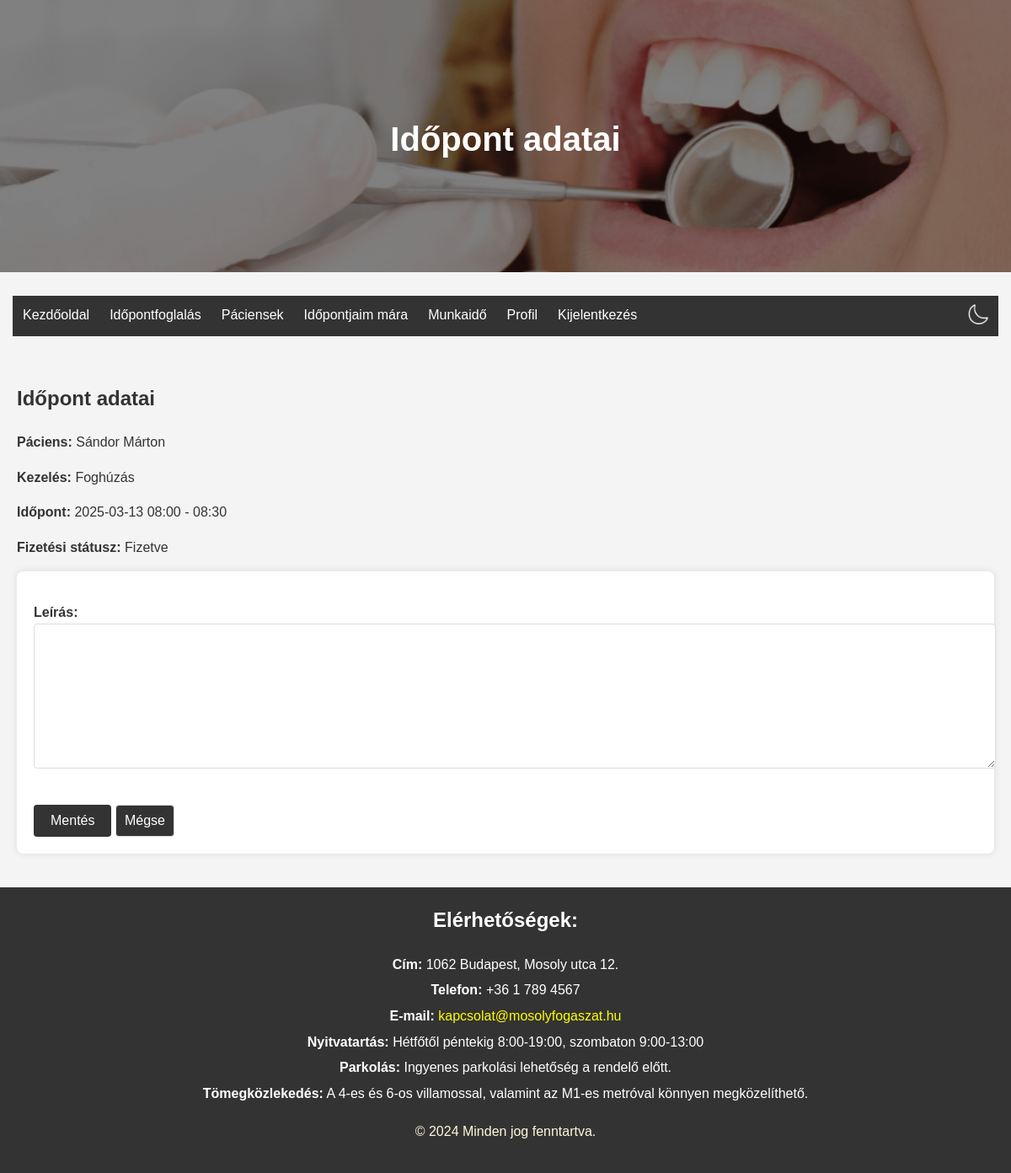
The app's page /edit_appointment/37eba8d855e54183a2a3b59da72c6a6e/ (signed in), older data.
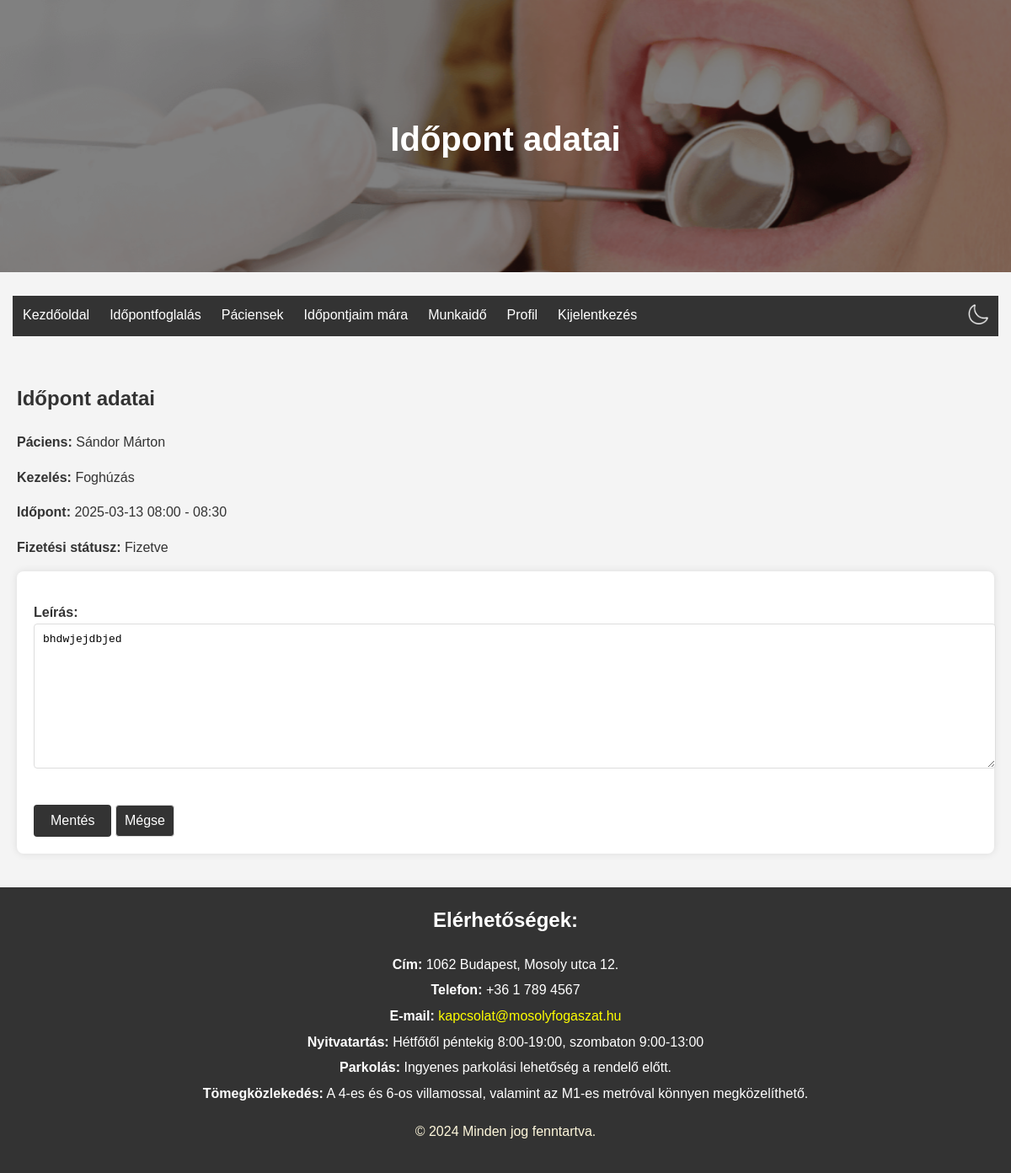
The same page, newer data.
### rendeloweboldal/models.py (models this page shows, shortened)
class Appointment(models.Model):
    id = models.UUIDField(primary_key=True, default=uuid4, editable=False)  # FHIR resource identifier
    patient = models.CharField(max_length=64, null=True, blank=True)  # Az időpontot foglaló páciens azonosítója
    practitioner = models.ForeignKey(Doctor, on_delete=models.CASCADE)  # Link to Practitioner resource
    treatment = models.ForeignKey(Treatment, on_delete=models.SET_NULL, null=True, blank=True)  # Link to Treatment
    start = models.DateTimeField()  # Kezdési időpont
    end = models.DateTimeField()  # Befejezési időpont
    status = models.CharField(max_length=64, null=True, blank=True)  # Időpont státusza (pl. foglalt, elérhető)
    custom_description = models.TextField(null=True, blank=True)  # Egyéb információk

### rendeloweboldal/views.py (the view)
# urls.py: path('edit_appointment/<str:appointment_id>/', views.edit_appointment, name='edit_appointment'),
@login_required
def edit_appointment(request, appointment_id):
    appointment = get_object_or_404(Appointment, id=appointment_id)
    patient = get_object_or_404(Patient, id=appointment.patient)
    treatment = get_object_or_404(Treatment, id=appointment.treatment.id)
    payment_status = get_object_or_404(PaymentStatus, appointment=appointment)
    if request.method == 'POST' and request.user.is_staff and not request.user.is_superuser:
        form = AppointmentForm(request.POST, instance=appointment)
        if form.is_valid():
            form.save()
            return redirect(f'/appointments_today/?date={appointment.start.date().strftime("%Y-%m-%d")}')
    else:
        form = AppointmentForm(instance=appointment)
    return render(request, 'edit_appointment.html', {
        'appointment': appointment,
        'patient': patient,
        'treatment': treatment,
        'selected_date': appointment.start.date().strftime("%Y-%m-%d"),
        'payment_status': payment_status,
        'form': form
    })

### rendeloweboldal/forms.py
class AppointmentForm(forms.ModelForm):
    class Meta:
        model = Appointment
        fields = ['custom_description']
    custom_description = forms.CharField(widget=forms.Textarea, label='Leírás', required=False)

### rendeloweboldal/templates/edit_appointment.html (shortened to what this page needs)
{% extends "base.html" %}
{% load static %}
{% block header_title %}Időpont adatai{% endblock %}
{% block content %}
<section class="edit-appointment">
    <h2>Időpont adatai</h2>
    <p><strong>Páciens:</strong> {{ patient.name }}</p>
    <p><strong>Kezelés:</strong> {{ treatment.name }}</p>
    <p><strong>Időpont:</strong> {{ appointment.start|date:"Y-m-d H:i" }} - {{ appointment.end|date:"H:i" }}</p>
    <p><strong>Fizetési státusz:</strong>
        {% if appointment.paymentstatus.is_paid %}
            Fizetve
        {% else %}
            Fizetés a helyszínen
        {% endif %}
    </p>
    {% if user.is_authenticated and request.user.is_staff and not request.user.is_superuser %}
        <form method="post" action="{% url 'edit_appointment' appointment.id %}">
            {{ form.as_p }}
            <button type="submit">Mentés</button>
            <a href="{% url 'appointments_today' %}?date={{ selected_date }}" class="button-like">Mégse</a>
        </form>
    {% else %}
        <p><strong>Leírás:</strong> {{ appointment.custom_description }}</p>
        <a href="{% url 'profile' %}" class="button-like">Vissza</a>
    {% endif %}
</section>
{% endblock %}

Row changes from the older to the newer data that the page shows:
changed Appointment: custom_description (not shown) → "bhdwjejdbjed"
